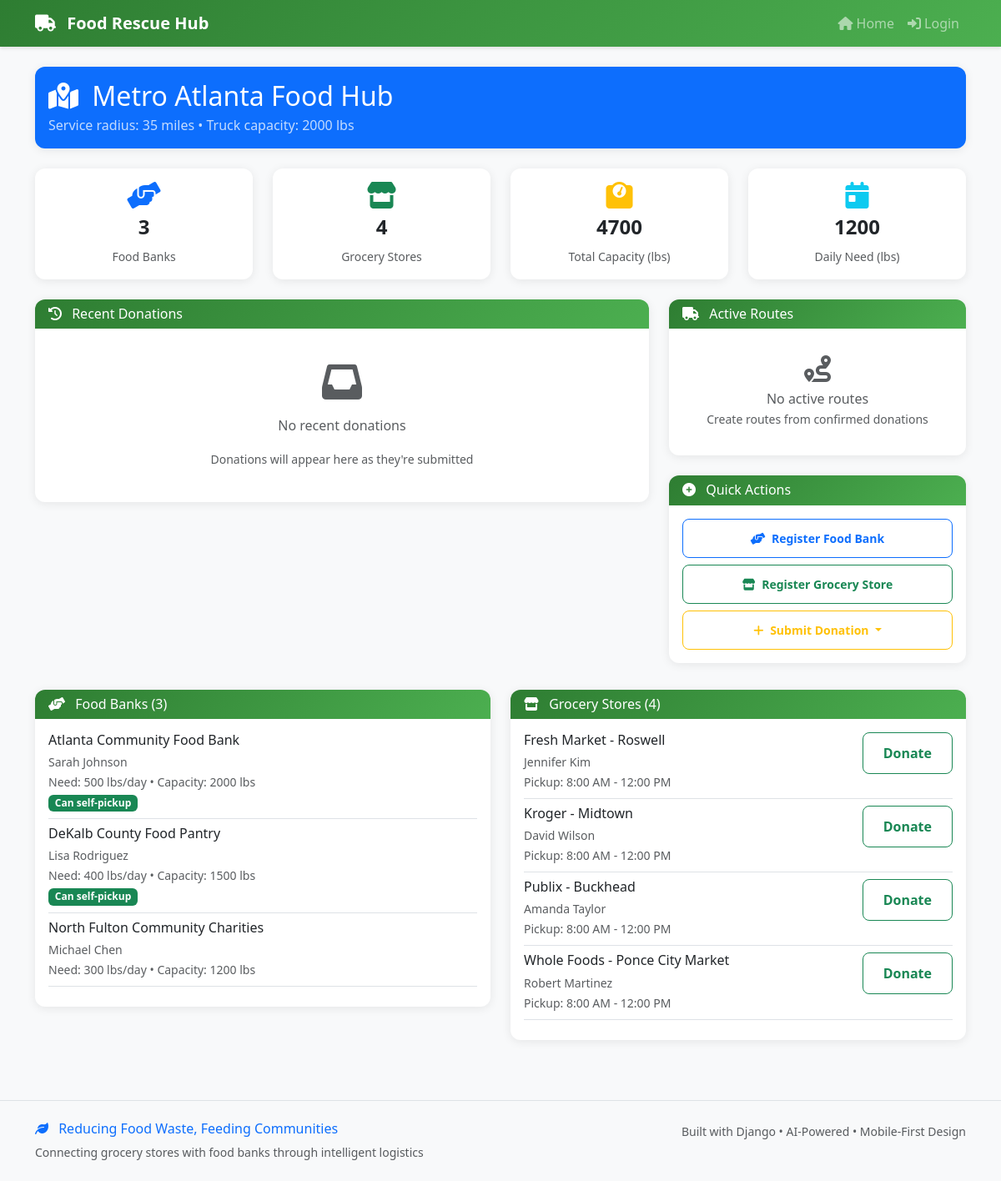
Screenshot of /region/1/ with the database file from the repository.
### foodbank/models.py (models this page shows, shortened)
class Region(models.Model):
    name = models.CharField(max_length=100)
    center_latitude = models.DecimalField(max_digits=9, decimal_places=6)
    center_longitude = models.DecimalField(max_digits=9, decimal_places=6)
    radius_miles = models.PositiveIntegerField(default=35)
    truck_capacity_pounds = models.PositiveIntegerField(default=2000)
    is_active = models.BooleanField(default=True)
    created_at = models.DateTimeField(auto_now_add=True)
    updated_at = models.DateTimeField(auto_now=True)

class FoodBank(models.Model):
    name = models.CharField(max_length=200)
    contact_person = models.CharField(max_length=100)
    email = models.EmailField()
    phone = models.CharField(max_length=20)
    address = models.TextField()
    latitude = models.DecimalField(max_digits=9, decimal_places=6)
    longitude = models.DecimalField(max_digits=9, decimal_places=6)
    region = models.ForeignKey(Region, on_delete=models.CASCADE, related_name='food_banks')
    daily_average_need_pounds = models.PositiveIntegerField(help_text="Average daily food need in pounds")
    storage_capacity_pounds = models.PositiveIntegerField(help_text="Maximum storage capacity in pounds")
    can_self_pickup = models.BooleanField(default=False, help_text="Can pick up food independently")
    open_time = models.TimeField(default='08:00')
    close_time = models.TimeField(default='17:00')
    operating_days = models.CharField(max_length=20, default='Mon-Fri')
    is_active = models.BooleanField(default=True)
    created_at = models.DateTimeField(auto_now_add=True)
    updated_at = models.DateTimeField(auto_now=True)
    class Meta:
        ordering = ['name']

class GroceryStore(models.Model):
    name = models.CharField(max_length=200)
    contact_person = models.CharField(max_length=100)
    email = models.EmailField()
    phone = models.CharField(max_length=20)
    address = models.TextField()
    latitude = models.DecimalField(max_digits=9, decimal_places=6)
    longitude = models.DecimalField(max_digits=9, decimal_places=6)
    region = models.ForeignKey(Region, on_delete=models.CASCADE, related_name='grocery_stores')
    preferred_pickup_time_start = models.TimeField(default='08:00')
    preferred_pickup_time_end = models.TimeField(default='12:00')
    pickup_days = models.CharField(max_length=20, default='Mon-Fri')
    is_active = models.BooleanField(default=True)
    created_at = models.DateTimeField(auto_now_add=True)
    updated_at = models.DateTimeField(auto_now=True)
    class Meta:
        ordering = ['name']

### foodbank/views.py (the view)
# urls.py: path('region/<int:region_id>/', views.region_dashboard, name='region_dashboard'),
def region_dashboard(request, region_id):
    region = get_object_or_404(Region, id=region_id, is_active=True)
    food_banks = region.food_banks.filter(is_active=True)
    grocery_stores = region.grocery_stores.filter(is_active=True)
    recent_donations = FoodDonation.objects.filter(
        grocery_store__region=region,
        created_at__gte=timezone.now() - timedelta(days=7)
    ).order_by('-created_at')[:10]
    active_routes = DeliveryRoute.objects.filter(
        region=region,
        scheduled_date__gte=timezone.now().date(),
        status__in=['planned', 'in_progress']
    ).order_by('scheduled_date', 'start_time')
    context = {
        'region': region,
        'food_banks': food_banks,
        'grocery_stores': grocery_stores,
        'recent_donations': recent_donations,
        'active_routes': active_routes,
        'total_capacity': food_banks.aggregate(
            total=Sum('storage_capacity_pounds')
        )['total'] or 0,
        'total_daily_need': food_banks.aggregate(
            total=Sum('daily_average_need_pounds')
        )['total'] or 0,
    }
    return render(request, 'foodbank/region_dashboard.html', context)

### templates/foodbank/region_dashboard.html (shortened to what this page needs)
{% extends 'base.html' %}
{% block content %}
<div class="row mb-4">
    <div class="col-12">
        <div class="card bg-primary text-white">
            <div class="card-body">
                <div class="row align-items-center">
                    <div class="col-md-8">
                        <h2 class="mb-1">
                            <i class="fas fa-map-marked-alt me-2"></i>
                            {{ region.name }}
                        </h2>
                        <p class="mb-0 opacity-75">
                            Service radius: {{ region.radius_miles }} miles •
                            Truck capacity: {{ region.truck_capacity_pounds }} lbs
                        </p>
                    </div>
                </div>
            </div>
        </div>
    </div>
</div>
<div class="row g-4 mb-4">
    <div class="col-md-3">
        <div class="card text-center h-100">
            <div class="card-body">
                <i class="fas fa-hands-helping fa-2x text-primary mb-2"></i>
                <h4 class="fw-bold">{{ food_banks.count }}</h4>
                <small class="text-muted">Food Banks</small>
            </div>
        </div>
    </div>
    <div class="col-md-3">
        <div class="card text-center h-100">
            <div class="card-body">
                <i class="fas fa-store fa-2x text-success mb-2"></i>
                <h4 class="fw-bold">{{ grocery_stores.count }}</h4>
                <small class="text-muted">Grocery Stores</small>
            </div>
        </div>
    </div>
    <div class="col-md-3">
        <div class="card text-center h-100">
            <div class="card-body">
                <i class="fas fa-weight fa-2x text-warning mb-2"></i>
                <h4 class="fw-bold">{{ total_capacity|floatformat:0 }}</h4>
                <small class="text-muted">Total Capacity (lbs)</small>
            </div>
        </div>
    </div>
    <div class="col-md-3">
        <div class="card text-center h-100">
            <div class="card-body">
                <i class="fas fa-calendar-day fa-2x text-info mb-2"></i>
                <h4 class="fw-bold">{{ total_daily_need|floatformat:0 }}</h4>
                <small class="text-muted">Daily Need (lbs)</small>
            </div>
        </div>
    </div>
</div>
<div class="row g-4">
    <div class="col-lg-8">
        <div class="card">
            <div class="card-header d-flex justify-content-between align-items-center">
                <h6 class="mb-0">
                    <i class="fas fa-history me-2"></i>
                    Recent Donations
                </h6>
            </div>
            <div class="card-body">
                {% if recent_donations %}
                    <div class="table-responsive">
                        <table class="table table-hover">
                            <thead>
                                <tr>
                                    <th>Store</th>
                                    <th>Category</th>
                                    <th>Weight</th>
                                    <th>Status</th>
                                    <th>Date</th>
                                </tr>
                            </thead>
                            <tbody>
                                {% for donation in recent_donations %}
                                    <tr>
                                        <td>{{ donation.grocery_store.name }}</td>
                                        <td>
                                            <span class="badge bg-light text-dark">
                                                {{ donation.category.name }}
                                            </span>
                                        </td>
                                        <td>{{ donation.quantity_pounds }} lbs</td>
                                        <td>
                                            <span class="status-badge status-{{ donation.status }}">
                                                {{ donation.get_status_display }}
                                            </span>
                                        </td>
                                        <td>{{ donation.created_at|date:"M d" }}</td>
                                    </tr>
                                {% endfor %}
                            </tbody>
                        </table>
                    </div>
                {% else %}
                    <div class="text-center text-muted py-4">
                        <i class="fas fa-inbox fa-3x mb-3"></i>
                        <p>No recent donations</p>
                        <small>Donations will appear here as they're submitted</small>
                    </div>
                {% endif %}
            </div>
        </div>
    </div>
    <div class="col-lg-4">
        <div class="card">
            <div class="card-header d-flex justify-content-between align-items-center">
                <h6 class="mb-0">
                    <i class="fas fa-truck me-2"></i>
                    Active Routes
                </h6>
            </div>
            <div class="card-body">
                {% if active_routes %}
                    {% for route in active_routes %}
                        <div class="border-bottom pb-2 mb-2">
                            <div class="d-flex justify-content-between align-items-start">
                                <div>
                                    <h6 class="mb-1">{{ route.scheduled_date|date:"M d" }}</h6>
                                    <small class="text-muted">{{ route.driver_team }}</small>
                                </div>
                                <span class="status-badge status-{{ route.status }}">
                                    {{ route.get_status_display }}
                                </span>
                            </div>
                            <small class="text-muted">
                                {{ route.stops.count }} stops • {{ route.estimated_duration_minutes }}min
                            </small>
                            {% if user.is_authenticated %}
                                <div class="mt-1">
                                    <a href="{% url 'foodbank:route_detail' route.id %}" class="btn btn-xs btn-outline-primary">
                                        View Details
                                    </a>
                                </div>
                            {% endif %}
                        </div>
                    {% endfor %}
                {% else %}
                    <div class="text-center text-muted py-3">
                        <i class="fas fa-route fa-2x mb-2"></i>
                        <p class="mb-0">No active routes</p>
                        <small>Create routes from confirmed donations</small>
                    </div>
                {% endif %}
            </div>
        </div>
        <div class="card mt-4">
            <div class="card-header">
                <h6 class="mb-0">
                    <i class="fas fa-plus-circle me-2"></i>
                    Quick Actions
                </h6>
            </div>
            <div class="card-body">
                <div class="d-grid gap-2">
                    <a href="{% url 'foodbank:food_bank_registration' region.id %}" class="btn btn-outline-primary btn-sm">
                        <i class="fas fa-hands-helping me-1"></i>
                        Register Food Bank
                    </a>
                    <a href="{% url 'foodbank:grocery_store_registration' region.id %}" class="btn btn-outline-success btn-sm">
                        <i class="fas fa-store me-1"></i>
                        Register Grocery Store
                    </a>
                    {% if grocery_stores %}
                        <div class="dropdown">
                            <button class="btn btn-outline-warning btn-sm dropdown-toggle w-100" type="button" data-bs-toggle="dropdown">
                                <i class="fas fa-plus me-1"></i>
                                Submit Donation
                            </button>
                        </div>
                    {% endif %}
                </div>
            </div>
        </div>
    </div>
</div>
<div class="row g-4 mt-2">
    <div class="col-lg-6">
        <div class="card">
            <div class="card-header">
                <h6 class="mb-0">
                    <i class="fas fa-hands-helping me-2"></i>
                    Food Banks ({{ food_banks.count }})
                </h6>
            </div>
            <div class="card-body">
                {% if food_banks %}
                    {% for food_bank in food_banks %}
                        <div class="border-bottom pb-2 mb-2">
                            <div class="d-flex justify-content-between align-items-start">
                                <div class="flex-grow-1">
                                    <h6 class="mb-1">{{ food_bank.name }}</h6>
                                    <small class="text-muted">{{ food_bank.contact_person }}</small>
                                    <br>
                                    <small class="text-muted">
                                        Need: {{ food_bank.daily_average_need_pounds }} lbs/day •
                                        Capacity: {{ food_bank.storage_capacity_pounds }} lbs
                                    </small>
                                    {% if food_bank.can_self_pickup %}
                                        <br>
                                        <span class="badge bg-success">Can self-pickup</span>
                                    {% endif %}
                                </div>
                            </div>
                        </div>
                    {% endfor %}
                {% endif %}
            </div>
        </div>
    </div>
    <div class="col-lg-6">
        <div class="card">
            <div class="card-header">
                <h6 class="mb-0">
                    <i class="fas fa-store me-2"></i>
                    Grocery Stores ({{ grocery_stores.count }})
                </h6>
            </div>
            <div class="card-body">
                {% if grocery_stores %}
                    {% for store in grocery_stores %}
                        <div class="border-bottom pb-2 mb-2">
                            <div class="d-flex justify-content-between align-items-start">
                                <div class="flex-grow-1">
                                    <h6 class="mb-1">{{ store.name }}</h6>
                                    <small class="text-muted">{{ store.contact_person }}</small>
                                    <br>
                                    <small class="text-muted">
                                        Pickup: {{ store.preferred_pickup_time_start|time:"g:i A" }} -
                                        {{ store.preferred_pickup_time_end|time:"g:i A" }}
                                    </small>
                                </div>
                                <a href="{% url 'foodbank:food_donation_form' store.id %}" class="btn btn-xs btn-outline-success">
                                    Donate
                                </a>
                            </div>
                        </div>
                    {% endfor %}
                {% endif %}
            </div>
        </div>
    </div>
</div>
{% endblock %}

### rows the page displays
Region: name "Metro Atlanta Food Hub", radius_miles "35", truck_capacity_pounds "2000"
FoodBank: name "Atlanta Community Food Bank", contact_person "Sarah Johnson", daily_average_need_pounds "500", storage_capacity_pounds "2000", can_self_pickup "Can self-pickup"
FoodBank: name "DeKalb County Food Pantry", contact_person "Lisa Rodriguez", daily_average_need_pounds "400", storage_capacity_pounds "1500", can_self_pickup "Can self-pickup"
FoodBank: name "North Fulton Community Charities", contact_person "Michael Chen", daily_average_need_pounds "300", storage_capacity_pounds "1200"
GroceryStore: name "Fresh Market - Roswell", contact_person "Jennifer Kim", preferred_pickup_time_start "8:00 AM", preferred_pickup_time_end "12:00 PM"
GroceryStore: name "Kroger - Midtown", contact_person "David Wilson", preferred_pickup_time_start "8:00 AM", preferred_pickup_time_end "12:00 PM"
GroceryStore: name "Publix - Buckhead", contact_person "Amanda Taylor", preferred_pickup_time_start "8:00 AM", preferred_pickup_time_end "12:00 PM"
GroceryStore: name "Whole Foods - Ponce City Market", contact_person "Robert Martinez", preferred_pickup_time_start "8:00 AM", preferred_pickup_time_end "12:00 PM"

### other values shown
{{ food_banks.count }} "3"
{{ grocery_stores.count }} "4"
{{ total_capacity|floatformat:0 }} "4700"
{{ total_daily_need|floatformat:0 }} "1200"
